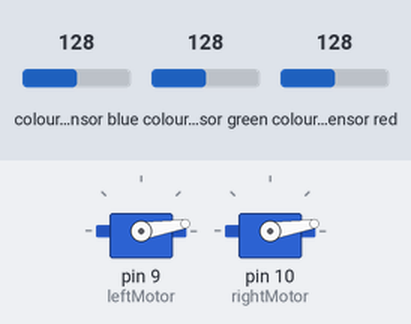
Bench run of a sketch on a simulated Arduino Uno, built with avr-gcc and run on an emulated ATmega328P. Shown: 2 × servo. Inputs (shaded band) come from the test bench; at power-on: colour sensor blue 128, colour sensor green 128, colour sensor red 128.

Above: at 2.2 s.
Timing chart, 0 to 3.7 s (numbered marks = the images above):
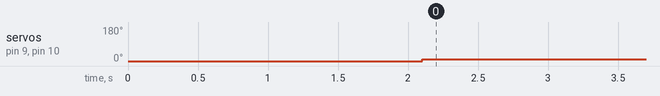

The sketch:

sensor_control.ino
```cpp
#include <Wire.h>
#include <Servo.h>
#include "Adafruit_TCS34725.h"

Servo leftMotor;
Servo rightMotor;

//Minimum possible speed is ~54
void setSpeedLeft(int speed){
  // speed is from 54 to 100, where 53 is off and 100 is maximum
  // 54 speed is the slowest. Found from testing
  // the following maps speed values of 0-100 to angles from 0-180,
  int angle = map(speed, 0, 100, 0, 180);

  // New Mapping for Motor Control
  leftMotor.write(angle);
}

void setSpeedRight(int speed){
  // speed is from 54 to 100, where 53 is off and 100 is maximum
  // 54 speed is the slowest. Found from testing
  // the following maps speed values of 0-100 to angles from 0-180,
  int angle = map(speed, 0, 100, 0, 180);

  // New Mapping for Motor Control
  rightMotor.write(angle);
}
void arm(){
  // arm the speed controller, modify as necessary for your ESC
  stopMotors();
  delay(2000);
}

void moveForward(int forward)
{
  setSpeedLeft(forward);
  setSpeedRight(forward);
}

void stopMotors()
{
  setSpeedLeft(0);
  setSpeedRight(0);
}

void turnLeft(int right)
{
  setSpeedLeft(0);
  setSpeedRight(right);
}

void turnRight(int left)
{
  setSpeedLeft(left);
  setSpeedRight(0);
}


/* Example code for the Adafruit TCS34725 breakout library */

/* Connect SCL    to analog 5
   Connect SDA    to analog 4
   Connect VDD    to 3.3V DC
   Connect GROUND to common ground */

/* Initialise with default values (int time = 2.4ms, gain = 1x) */
// Adafruit_TCS34725 tcs = Adafruit_TCS34725();

/* Initialise with specific int time and gain values */
Adafruit_TCS34725 tcsLeft = Adafruit_TCS34725(TCS34725_INTEGRATIONTIME_2_4MS, TCS34725_GAIN_1X);
Adafruit_TCS34725 tcsRight = Adafruit_TCS34725(TCS34725_INTEGRATIONTIME_2_4MS, TCS34725_GAIN_1X);


void setup(void) {

  Serial.begin(9600);

  /*
  if (tcs.begin()) {
    Serial.println("Found sensor");
  } else {
    Serial.println("No TCS34725 found ... check your connections");
    while (1);
  }
  */

  leftMotor.attach(9);
  rightMotor.attach(10);
  arm();
  //delay(2000);

}

// return true if sensor is activated
bool isOn(uint16_t r, uint16_t g, uint16_t b) {
  if ((r >= 10) && (g >= 10) && (b >= 10))
  {
      return true;
  }
  else
  {
      return false;
  }
}


void loop(void) {
  uint16_t rL, gL, bL, cL;
  uint16_t rR, gR, bR, cR;

  tcsLeft.getRawData(&rL, &gL, &bL, &cL);
  tcsRight.getRawData(&rR, &gR, &bR, &cR);

  // colorTemp = tcs.calculateColorTemperature(r, g, b);
  //lux = tcs.calculateLux(r, g, b);

  // red: 959 - 981
  // green: 896 - 921
  // blue: 744 - 770

  /*
  Serial.print("R: "); Serial.print(r, DEC); Serial.print(" ");
  Serial.print("G: "); Serial.print(g, DEC); Serial.print(" ");
  Serial.print("B: "); Serial.print(b, DEC); Serial.print(" ");
  Serial.print("C: "); Serial.print(c, DEC); Serial.print(" ");
  Serial.println(" ");
  */

  bool leftSensor = isOn(rL,gL,bL);
  bool rightSensor = isOn(rR,gR,bR);

  /*
  Follows the Truth table
  L | R | Function
  ------------------
  0 | 0 | stop();
  0 | 1 | moveRight();
  1 | 0 | moveLeft();
  1 | 1 | moveForward();
  */

  if(leftSensor || rightSensor){
    moveForward(5);
  }else if (leftSensor || !rightSensor){
    turnLeft(5);
  }else if (!leftSensor || rightSensor){
    turnRight(5);
  } else {
    stopMotors();
  }

}
```

Measured:
- by itself, servo on pin 9 (leftMotor), servo on pin 10 (rightMotor): 0° → 9° at 2.1 s
